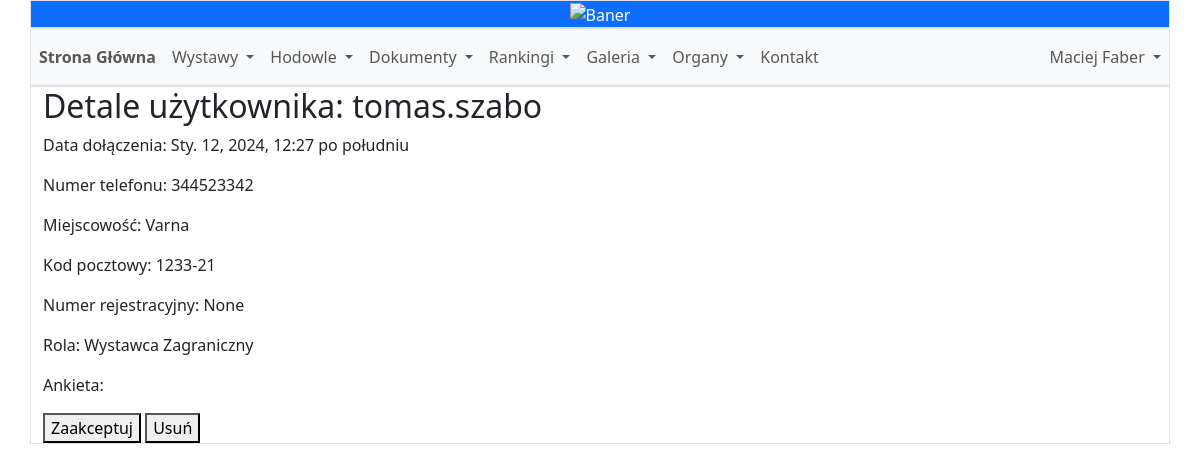
The page /user_details/6/ (signed in) on the database its author committed.
### main_page/models.py (models this page shows)
class User(AbstractUser):
    ROLE_CHOICES = [
        ('MI', 'Miłośnik'),
        ('HP', 'Hodowca Polski'),
        ('HZ', 'Hodowca Zagraniczny'),
        ('WZ', 'Wystawca Zagraniczny'),
        ('WD', 'Wystawca standardu D')
    ]
    CLUB_CHOICES = [
        ('PL', 'Polska (CCP)'),
        ('PET', 'Wystawca standardu D - Brak klubu'),
        ('SOCHM', 'Czech Republic (SOCHM)'),
        ('SZOCHVM', 'Czech Republic (SZOCHVM)'),
        ('SK', 'Slovakia'),
        ('UA', 'Ukraine'),
        ('SE', 'Sweden'),
        ('DMK', 'Denmark (DMK)'),
        ('DMF', 'Denmark (DMF)'),
        ('FI', 'Finland'),
        ('NMK', 'Norway (NMK)'),
        ('NMF', 'Norway (NMF)'),
        ('GB', 'Great Britain'),
        ('MFD', 'Germany (MFD)'),
        ('OMNC', 'Germany (OMNC)'),
        ('NL', 'Netherlands'),
        ('FAEC', 'France (FAEC)'),
        ('CCF', 'France (CCF)'),
        ('CH', 'Switzerland'),
        ('BE', 'Belgium'),
        ('AT', 'Austria'),
        ('IT', 'Italy'),
        ('ES', 'Spain'),
        ('PT', 'Portugal'),
        ('IE', 'Ireland'),
        ('SI', 'Slovenia'),
        ('HU', 'Hungary'),
        ('USA', 'USA'),
        ('CA', 'Canada'),
        ('AU', 'Australia'),
        ('NZ', 'New Zealand'),
    ]
    COUNTRY_CHOICES = [
        ('PL', 'Polska'),
        ('CZ', 'Czech Republic'),
        ('SK', 'Slovakia'),
        ('UA', 'Ukraine'),
        ('SE', 'Sweden'),
        ('DK', 'Denmark'),
        ('FI', 'Finland'),
        ('NO', 'Norway'),
        ('GB', 'Great Britain'),
        ('DE', 'Germany'),
        ('NL', 'Netherlands'),
        ('FR', 'France'),
        ('CH', 'Switzerland'),
        ('BE', 'Belgium'),
        ('AT', 'Austria'),
        ('IT', 'Italy'),
        ('ES', 'Spain'),
        ('PT', 'Portugal'),
        ('IE', 'Ireland'),
        ('SI', 'Slovenia'),
        ('HU', 'Hungary'),
        ('USA', 'USA'),
        ('CA', 'Canada'),
        ('AU', 'Australia'),
        ('NZ', 'New Zealand'),
    ]
    birthdate = models.DateField(null=True, blank=True)
    phone_number = models.CharField(max_length=15, null=True, blank=True)
    country = models.CharField(max_length=20, choices=COUNTRY_CHOICES, blank=True)
    town = models.CharField(max_length=100, null=True, blank=True)
    postal_code = models.CharField(max_length=10, null=True, blank=True)
    registration_number = models.CharField(max_length=20, null=True, blank=True)
    role = models.CharField(max_length=20, choices=ROLE_CHOICES, blank=False)
    club = models.CharField(max_length=10, choices=CLUB_CHOICES, blank=True)
    questionnaire = models.TextField(default="")
    last_edit_date = models.DateTimeField(null=True, blank=True)

### main_page/views.py (the view, shortened to what this page needs)
# urls.py: path('user_details/<int:user_id>/', views.UserDetailsView.as_view(), name='user_details'),
@method_decorator(login_required, name='dispatch')
class UserDetailsView(View):
    template_name = 'user_details.html'
    def get(self, request, user_id):
        user = get_object_or_404(User, id=user_id)
        return render(request, self.template_name, {'waiting_user': user})

### main_page/templates/user_details.html (shortened to what this page needs)
{% extends "base.html" %}
{% block content %}
    <h2>Detale użytkownika: {{ waiting_user.username }}</h2>
    <p>Data dołączenia: {{ waiting_user.date_joined }}</p>
    <p>Numer telefonu: {{ waiting_user.phone_number }}</p>
    <p>Miejscowość: {{ waiting_user.town }}</p>
    <p>Kod pocztowy: {{ waiting_user.postal_code }}</p>
    <p>Numer rejestracyjny: {{ waiting_user.registration_number }}</p>
    <p>Rola: {{ waiting_user.get_role_display }}</p>
    <p>Ankieta: {{ waiting_user.questionnaire }}</p>
    <form method="post" action="{% url 'user_details' waiting_user.id %}">
    <button type="submit" name="action" value="accept">Zaakceptuj</button>
    <button type="submit" name="action" value="delete">Usuń</button>
</form>
{% endblock %}

### main_page/templates/base.html (shortened to what this page needs)
<!DOCTYPE html>
<html lang="pl">
<head>
    <!-- {% load static %}
    <link rel="stylesheet" type="text/css" href="{% static 'css/style.css' %}">-->
    <link href="https://cdn.jsdelivr.net/npm/bootstrap@5.3.2/dist/css/bootstrap.min.css" rel="stylesheet">
</head>
<body>
    <div class="container">
		<div class="row">
			<div class="col-sm-12 p-0 border text-center bg-primary text-white">
				<img class="img-fluid w-100" src="https://gcdnb.pbrd.co/images/RrP2BAdYQW9z.jpg?o=1" alt="Baner">
			</div>
		</div>
		<div class="row">
			<div class="col-sm-12 border text-center bg-primary text-white p-0">
				<nav class="navbar navbar-expand-lg navbar-light bg-light">
					<div class="container p-0">
						<div class="collapse navbar-collapse" id="navbarNav">
							<ul class="navbar-nav">
								<li class="nav-item">
									<a class="nav-link fw-bold" href="{% url 'Main' %}">Strona Główna</a>
								</li>
								<li class="nav-item dropdown">
									<a class="nav-link dropdown-toggle" href="#" id="exhibitionsDropdown" role="button" data-bs-toggle="dropdown" aria-expanded="false">
										Wystawy
									</a>
								</li>
								<li class="nav-item dropdown">
									<a class="nav-link dropdown-toggle" href="#" id="breedingDropdown" role="button" data-bs-toggle="dropdown" aria-expanded="false">
										Hodowle
									</a>
								</li>
								<li class="nav-item dropdown">
									<a class="nav-link dropdown-toggle" href="#" id="documentsDropdown" role="button" data-bs-toggle="dropdown" aria-expanded="false">
										Dokumenty
									</a>
								</li>
								<li class="nav-item dropdown">
									<a class="nav-link dropdown-toggle" href="#" id="rankingsDropdown" role="button" data-bs-toggle="dropdown" aria-expanded="false">
										Rankingi
									</a>
								</li>
								<li class="nav-item dropdown">
									<a class="nav-link dropdown-toggle" href="#" id="galleriesDropdown" role="button" data-bs-toggle="dropdown" aria-expanded="false">
										Galeria
									</a>
								</li>
								<li class="nav-item dropdown">
									<a class="nav-link dropdown-toggle" href="#" id="lawDropdown" role="button" data-bs-toggle="dropdown" aria-expanded="false">
										Organy
									</a>
								</li>
								<li class="nav-item">
									<a class="nav-link" href="{% url 'contact' %}">Kontakt</a>
								</li>
							</ul>
							<ul class="navbar-nav ms-auto">
								{% if user.is_authenticated %}
								<li class="nav-item dropdown">
									<a class="nav-link dropdown-toggle" href="#" id="userDropdown" role="button" data-bs-toggle="dropdown" aria-expanded="false">
										{{ user.first_name }} {{ user.last_name }}
									</a>
								</li>
								{% else %}
									<li class="nav-item">
										<a class="nav-link" href="{% url 'login' %}">Zaloguj się</a>
									</li>
								{% endif %}
							</ul>
						</div>
					</div>
				</nav>
			</div>
		</div>
		<div class="row">
			<div class="col-sm-12 border">
				{% block content %}
				{% endblock %}
			</div>
		</div>
	</div>
</body>
</html>

### rows shown on the page
User: first_name "Maciej", last_name "Faber"
User: username "tomas.szabo", date_joined "Sty. 12, 2024, 12:27 po południu", phone_number "344523342", town "Varna", postal_code "1233-21", registration_number "None", role "Wystawca Zagraniczny"
